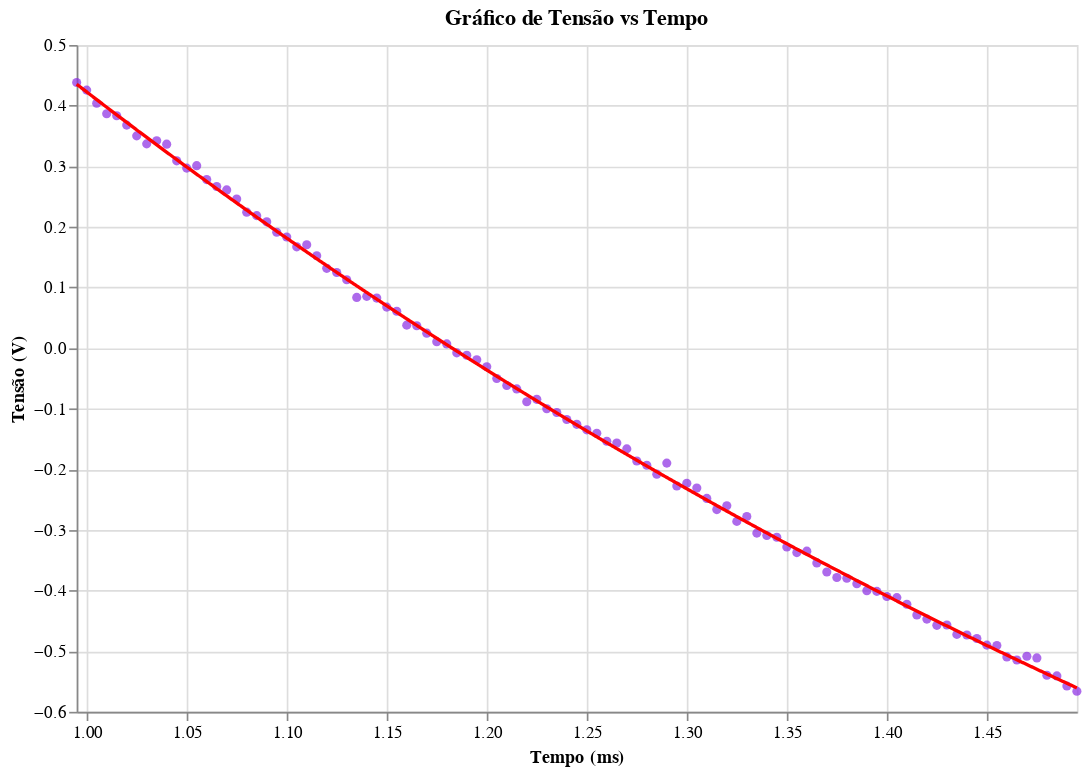

Here is the notebook cell this chart was saved with:
### Markdown cell above
Fizemos o circuito RC de duas maneiras, então repetiremos o processo para o outro conjunto de dados

### Code cell
path = "RC-02.csv"
data = pd.read_csv(path)
escale_data(data)

data_dsc2 = aj.slicing_data(data,[0,1.5])
data_dsc2_regres, b, cov = aj.regres_exp(data_dsc2)
(aj.data_x_regression(data_dsc2,data_dsc2_regres)).display()

tal_dsc2 = 1/(b*1000)
tal_carlmethd = tal_calcul(data_dsc2)

### Figure 1 — Vega-Lite specification as saved in the notebook (floating-point values rounded to 4 significant figures; data arrays with more than 128 entries replaced by an {"elided": "..."} marker saying what was removed)
{"config": {"view": {"continuousWidth": 300, "continuousHeight": 300}}, "layer": [{"data": {"name": "data-45078168017b712c9701fcf676e5a600"}, "mark": {"type": "circle", "color": "blueviolet"}, "encoding": {"x": {"field": "Time", "scale": {"domain": [0.995, 1.495]}, "title": "Tempo (ms)", "type": "quantitative"}, "y": {"field": "U_b", "title": "Tensão (V)", "type": "quantitative"}}, "title": "Gráfico de Tensão vs Tempo"}, {"data": {"name": "data-5edb7f650ec321b64900248b7227c957"}, "mark": {"type": "line", "color": "red"}, "encoding": {"x": {"field": "Time", "scale": {"domain": [0.995, 1.495]}, "title": "Tempo (ms)", "type": "quantitative"}, "y": {"field": "U_b", "title": "Tensão (V)", "type": "quantitative"}}, "title": "Gráfico de Tensão vs Tempo"}], "height": 400, "width": 600, "$schema": "https://vega.github.io/schema/vega-lite/v5.20.1.json", "datasets": {"data-45078168017b712c9701fcf676e5a600": [{"Time": 0.995, "U_y": 2.409, "U_b": 0.4381}, {"Time": 1.0, "U_y": -2.554, "U_b": 0.4256}, {"Time": 1.005, "U_y": -2.556, "U_b": 0.4039}, {"Time": 1.01, "U_y": -2.564, "U_b": 0.3867}, {"Time": 1.015, "U_y": -2.555, "U_b": 0.3833}, {"Time": 1.02, "U_y": -2.539, "U_b": 0.3679}, {"Time": 1.025, "U_y": -2.555, "U_b": 0.3501}, {"Time": 1.03, "U_y": -2.545, "U_b": 0.3369}, {"Time": 1.035, "U_y": -2.553, "U_b": 0.3421}, {"Time": 1.04, "U_y": -2.546, "U_b": 0.3364}, {"Time": 1.045, "U_y": -2.548, "U_b": 0.3089}, {"Time": 1.05, "U_y": -2.543, "U_b": 0.2969}, {"Time": 1.055, "U_y": -2.551, "U_b": 0.3009}, {"Time": 1.06, "U_y": -2.543, "U_b": 0.278}, {"Time": 1.065, "U_y": -2.541, "U_b": 0.2667}, {"Time": 1.07, "U_y": -2.545, "U_b": 0.2609}, {"Time": 1.075, "U_y": -2.555, "U_b": 0.246}, {"Time": 1.08, "U_y": -2.553, "U_b": 0.2243}, {"Time": 1.085, "U_y": -2.553, "U_b": 0.2185}, {"Time": 1.09, "U_y": -2.551, "U_b": 0.2083}, {"Time": 1.095, "U_y": -2.557, "U_b": 0.1912}, {"Time": 1.1, "U_y": -2.542, "U_b": 0.1832}, {"Time": 1.105, "U_y": -2.538, "U_b": 0.1671}, {"Time": 1.11, "U_y": -2.546, "U_b": 0.1705}, {"Time": 1.115, "U_y": -2.543, "U_b": 0.1523}, {"Time": 1.12, "U_y": -2.556, "U_b": 0.1316}, {"Time": 1.125, "U_y": -2.552, "U_b": 0.1248}, {"Time": 1.13, "U_y": -2.545, "U_b": 0.1128}, {"Time": 1.135, "U_y": -2.555, "U_b": 0.0836}, {"Time": 1.14, "U_y": -2.554, "U_b": 0.08533}, {"Time": 1.145, "U_y": -2.552, "U_b": 0.08253}, {"Time": 1.15, "U_y": -2.551, "U_b": 0.0676}, {"Time": 1.155, "U_y": -2.543, "U_b": 0.0608}, {"Time": 1.16, "U_y": -2.552, "U_b": 0.03787}, {"Time": 1.165, "U_y": -2.553, "U_b": 0.0368}, {"Time": 1.17, "U_y": -2.556, "U_b": 0.02467}, {"Time": 1.175, "U_y": -2.537, "U_b": 0.0104}, {"Time": 1.18, "U_y": -2.549, "U_b": 0.006933}, {"Time": 1.185, "U_y": -2.56, "U_b": -0.007867}, {"Time": 1.19, "U_y": -2.537, "U_b": -0.01187}, {"Time": 1.195, "U_y": -2.546, "U_b": -0.01933}, {"Time": 1.2, "U_y": -2.551, "U_b": -0.0308}, {"Time": 1.205, "U_y": -2.552, "U_b": -0.05013}, {"Time": 1.21, "U_y": -2.546, "U_b": -0.0616}, {"Time": 1.215, "U_y": -2.551, "U_b": -0.06733}, {"Time": 1.22, "U_y": -2.556, "U_b": -0.08853}, {"Time": 1.225, "U_y": -2.556, "U_b": -0.08453}, {"Time": 1.23, "U_y": -2.556, "U_b": -0.1}, {"Time": 1.235, "U_y": -2.548, "U_b": -0.1063}, {"Time": 1.24, "U_y": -2.559, "U_b": -0.1177}, {"Time": 1.245, "U_y": -2.549, "U_b": -0.1257}, {"Time": 1.25, "U_y": -2.549, "U_b": -0.1348}, {"Time": 1.255, "U_y": -2.546, "U_b": -0.1405}, {"Time": 1.26, "U_y": -2.542, "U_b": -0.1537}, {"Time": 1.265, "U_y": -2.543, "U_b": -0.1565}, {"Time": 1.27, "U_y": -2.545, "U_b": -0.1663}, {"Time": 1.275, "U_y": -2.541, "U_b": -0.1863}, {"Time": 1.28, "U_y": -2.549, "U_b": -0.1932}, {"Time": 1.285, "U_y": -2.555, "U_b": -0.208}, {"Time": 1.29, "U_y": -2.547, "U_b": -0.1897}, {"Time": 1.295, "U_y": -2.551, "U_b": -0.2275}, {"Time": 1.3, "U_y": -2.552, "U_b": -0.2229}, {"Time": 1.305, "U_y": -2.543, "U_b": -0.2309}, {"Time": 1.31, "U_y": -2.551, "U_b": -0.248}, {"Time": 1.315, "U_y": -2.543, "U_b": -0.2664}, {"Time": 1.32, "U_y": -2.549, "U_b": -0.2601}, {"Time": 1.325, "U_y": -2.539, "U_b": -0.2859}, {"Time": 1.33, "U_y": -2.548, "U_b": -0.2777}, {"Time": 1.335, "U_y": -2.548, "U_b": -0.3052}, {"Time": 1.34, "U_y": -2.546, "U_b": -0.3092}, {"Time": 1.345, "U_y": -2.557, "U_b": -0.3121}, {"Time": 1.35, "U_y": -2.545, "U_b": -0.3281}, {"Time": 1.355, "U_y": -2.543, "U_b": -0.3373}, {"Time": 1.36, "U_y": -2.556, "U_b": -0.3349}, {"Time": 1.365, "U_y": -2.555, "U_b": -0.3544}, {"Time": 1.37, "U_y": -2.554, "U_b": -0.3693}, {"Time": 1.375, "U_y": -2.562, "U_b": -0.3784}, {"Time": 1.38, "U_y": -2.554, "U_b": -0.3796}, {"Time": 1.385, "U_y": -2.554, "U_b": -0.3888}, {"Time": 1.39, "U_y": -2.561, "U_b": -0.4001}, {"Time": 1.395, "U_y": -2.548, "U_b": -0.4013}, {"Time": 1.4, "U_y": -2.543, "U_b": -0.4099}, {"Time": 1.405, "U_y": -2.552, "U_b": -0.4116}, {"Time": 1.41, "U_y": -2.542, "U_b": -0.4225}, {"Time": 1.415, "U_y": -2.539, "U_b": -0.4403}, {"Time": 1.42, "U_y": -2.55, "U_b": -0.4471}, {"Time": 1.425, "U_y": -2.548, "U_b": -0.4573}, {"Time": 1.43, "U_y": -2.545, "U_b": -0.4568}, {"Time": 1.435, "U_y": -2.537, "U_b": -0.4723}, {"Time": 1.44, "U_y": -2.546, "U_b": -0.4733}, {"Time": 1.445, "U_y": -2.551, "U_b": -0.4791}, {"Time": 1.45, "U_y": -2.548, "U_b": -0.49}, {"Time": 1.455, "U_y": -2.548, "U_b": -0.4905}, {"Time": 1.46, "U_y": -2.555, "U_b": -0.5095}, {"Time": 1.465, "U_y": -2.552, "U_b": -0.5145}, {"Time": 1.47, "U_y": -2.551, "U_b": -0.5083}, {"Time": 1.475, "U_y": -2.543, "U_b": -0.5111}, {"Time": 1.48, "U_y": -2.546, "U_b": -0.5397}, {"Time": 1.485, "U_y": -2.555, "U_b": -0.5408}, {"Time": 1.49, "U_y": -2.551, "U_b": -0.5575}, {"Time": 1.495, "U_y": -2.543, "U_b": -0.566}], "data-5edb7f650ec321b64900248b7227c957": {"elided": "1000 records"}}}
